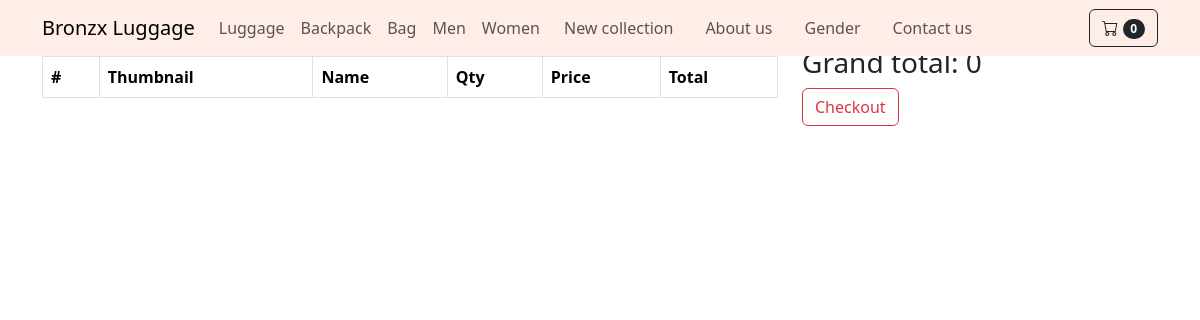
The app's page /cart.php with its own data.
### tables this page shows
CREATE TABLE `categories` (
  `id` int NOT NULL,
  `NAME` varchar(100) DEFAULT NULL
);

### functions/dbp.php (called while the page is built, shortened)
<?php
function connect(){
    $config = file_get_contents("app_settingp.json");
    $config = json_decode($config);
    $host = $config->host;
    $user = $config->user;
    $pass = $config->password;
    $db = $config->database;
    $conn = new mysqli($host,$user,$pass,$db);
    return $conn;
}
function select($sql){
    $conn = connect();
    $result = $conn->query($sql);
    $data = [];
    while($row = $result->fetch_assoc()){
        $data[] = $row;
    }
    return $data;
}

### Backup/project/html/navpro.php (the view, shortened to what this page needs)
<?php
    $cart = isset($_SESSION["cart"])?$_SESSION["cart"]:[];
    require_once("./functions/dbp.php");
    $categories = select("select * from categories");
?>
<link href="https://cdn.jsdelivr.net/npm/bootstrap@5.3.3/dist/css/bootstrap.min.css" rel="stylesheet">
<nav class="navbar navbar-expand-lg fixed-top navbar-scroll shadow-0" style="background-color: #ffede7;">
  <div class="container">
    <a class="navbar-brand" href="index.php">Bronzx Luggage</a>
    <div class="collapse navbar-collapse" id="navbarExample01">
      <ul class="navbar-nav me-auto mb-2 mb-lg-0">
        <?php foreach($categories as $item):?>
        <li class="nav-item">
          <a class="nav-link" href="/category.php?id=<?php echo $item["id"];?>"><?php echo $item["NAME"];?></a>
        </li>
        <?php endforeach;?>
        <li class="nav-item">
          <a class="nav-link px-3" href="#!">New collection</a>
        </li>
        <li class="nav-item">
          <a class="nav-link px-3" href="#!">About us</a>
        </li>
        <li class="nav-item active">
          <a class="nav-link px-3" href="#!">Gender</a>
        </li>
        <li class="nav-item">
          <a class="nav-link px-3" href="#!">Contact us</a>
        </li>
      </ul>
      <ul class="navbar-nav flex-row">
        <li class="nav-item">
          <a class="nav-link pe-3" href="#!">
          </a>
        </li>
        <li class="nav-item">
          <a class="nav-link px-3" href="#!">
          </a>
        </li>
        <li class="nav-item">
          <a class="nav-link ps-3" href="#!">
          </a>
        </li>
      </ul>
      <a href="/cartpro.php" class="btn btn-outline-dark ms-1">
        <i class="bi bi-cart"></i>
        <span class="badge rounded-pill text-bg-dark"><?php echo count($cart);?></span>
      </a>
    </div>
  </div>
</nav>

### records on screen
categories: NAME "Luggage"
categories: NAME "Backpack"
categories: NAME "Bag"
categories: NAME "Men"
categories: NAME "Women"

### other values on screen
count($cart) "0"
$grand_total "0"
